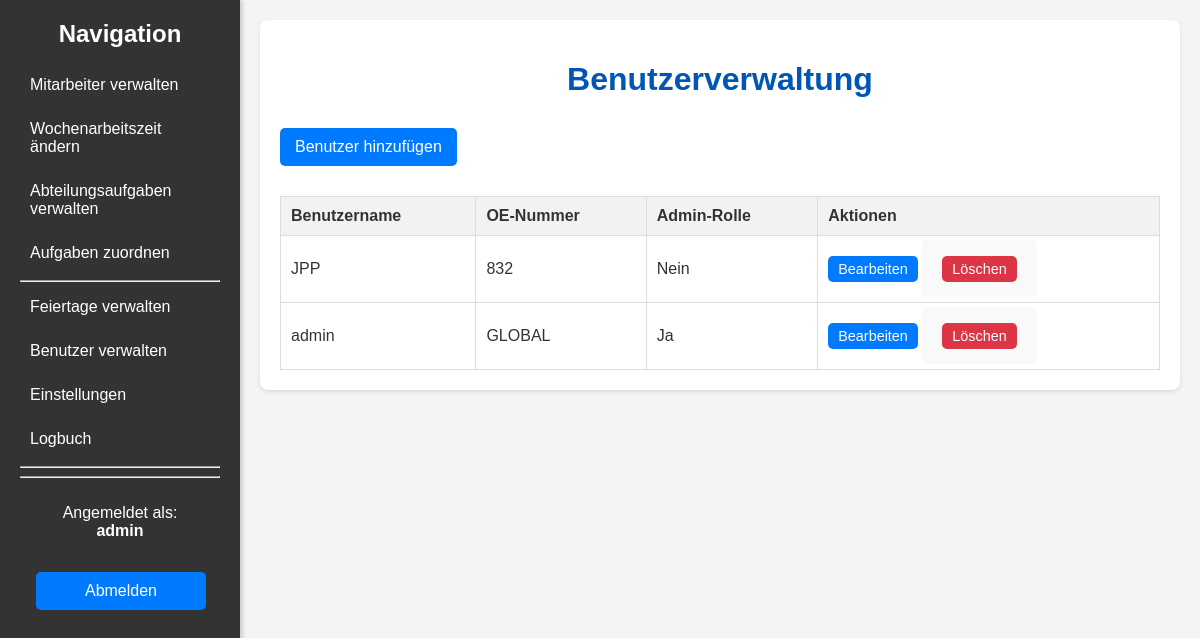
The app's page /admin/users (signed in) with its own data.
### models.py (models this page shows, shortened)
class User(db.Model, UserMixin):
    id = db.Column(db.Integer, primary_key=True)
    username = db.Column(db.String(100), unique=True, nullable=False)
    password_hash = db.Column(db.String(128))
    oe_number = db.Column(db.String(50), nullable=False)
    is_admin = db.Column(db.Boolean, default=False)

### app.py (the view)
@app.route('/admin/users')
@login_required
@admin_required
def user_list():
    users = User.query.order_by(User.username).all()
    return render_template('user_list.html', users=users)

### app.py (called while the page is built)
@login_manager.user_loader
def load_user(user_id):
    return User.query.get(int(user_id))

def admin_required(f):
    @wraps(f)
    def decorated_function(*args, **kwargs):
        if not current_user.is_admin:
            flash('Für diese Aktion sind Administratorrechte erforderlich.', 'danger')
            return redirect(url_for('index'))
        return f(*args, **kwargs)
    return decorated_function

### templates/user_list.html (shortened to what this page needs)
{% extends "base.html" %}
{% block content %}
    <h1>Benutzerverwaltung</h1>
    <a href="{{ url_for('add_user') }}" class="button">Benutzer hinzufügen</a>
    <table>
        <thead>
            <tr>
                <th>Benutzername</th>
                <th>OE-Nummer</th>
                <th>Admin-Rolle</th>
                <th>Aktionen</th>
            </tr>
        </thead>
        <tbody>
            {% for user in users %}
            <tr>
                <td>{{ user.username }}</td>
                <td>{{ user.oe_number }}</td>
                <td>{% if user.is_admin %}Ja{% else %}Nein{% endif %}</td>
                <td>
                    <a href="{{ url_for('edit_user', user_id=user.id) }}" class="button small">Bearbeiten</a>
                    <form action="{{ url_for('delete_user', user_id=user.id) }}" method="post" style="display:inline;">
                        <button type="submit" class="button small delete">Löschen</button>
                    </form>
                </td>
            </tr>
            {% endfor %}
        </tbody>
    </table>
{% endblock %}

### templates/base.html (shortened to what this page needs)
<!DOCTYPE html>
<html lang="de">
<head>
    <link rel="stylesheet" href="{{ url_for('static', filename='style.css') }}">
</head>
<body>
    <div class="wrapper">
        {% block sidebar %}
        <div class="sidebar">
            <h2>Navigation</h2>
            <ul>
                <li><a href="{{ url_for('employees') }}">Mitarbeiter verwalten</a></li>
                <li><a href="{{ url_for('working_hours_changes') }}">Wochenarbeitszeit ändern</a></li>
                <li><a href="{{ url_for('department_tasks') }}">Abteilungsaufgaben verwalten</a></li>
                <li><a href="{{ url_for('assign_tasks') }}">Aufgaben zuordnen</a></li>
                {% if current_user.is_admin %}
                    <hr>
                    <li><a href="{{ url_for('holidays') }}">Feiertage verwalten</a></li>
                    <li><a href="{{ url_for('user_list') }}">Benutzer verwalten</a></li>
                    <li><a href="{{ url_for('settings') }}">Einstellungen</a></li>
                    <li><a href="{{ url_for('logbook') }}">Logbuch</a></li>
                {% endif %}
                <hr>
                <hr>
            </ul>
            <div style="position: relative; top: 10px; width: 100%;">
                 <p style="text-align: center;">Angemeldet als:<br><b>{{ current_user.username }}</b></p>
                 <a href="{{ url_for('logout') }}" class="button" style="width: 70%; margin: 8%;">Abmelden</a>
            </div>
        </div>
        {% endblock %}
        <div class="main-content">
            <div class="container">
                {% block content %}{% endblock %}
            </div>
        </div>
    </div>
</body>
</html>

### static/style.css (style rules this page uses)
body { font-family: Arial, sans-serif; margin: 0; background-color: #f4f4f4; color: #333; }
.wrapper { display: flex; min-height: 100vh; }
.sidebar { width: 200px; background-color: #333; color: white; padding: 20px; box-shadow: 2px 0 5px rgba(0,0,0,0.2); flex-shrink: 0; position: sticky; top: 0; height: 100vh; overflow-y: auto; }
.sidebar h2 { color: white; margin-top: 0; text-align: center; }
.sidebar ul { list-style: none; padding: 0; }
.sidebar ul li { margin-bottom: 10px; }
.sidebar ul li a { text-decoration: none; color: white; display: block; padding: 8px 10px; border-radius: 4px; }
.main-content { flex-grow: 1; padding: 20px; }
.container { max-width: 900px; margin: 0 auto; background-color: #fff; padding: 20px; border-radius: 8px; box-shadow: 0 2px 4px rgba(0, 0, 0, 0.1); }
h1, h2 { color: #0056b3; text-align: center; margin-bottom: 20px; }
table { width: 100%; border-collapse: collapse; margin-top: 20px; }
table, th, td { border: 1px solid #ddd; }
th, td { padding: 10px; text-align: left; }
th { background-color: #f2f2f2; }
.button { display: inline-block; padding: 10px 15px; margin: 10px 0; background-color: #007bff; color: white; text-align: center; text-decoration: none; border-radius: 5px; border: none; cursor: pointer; }
.button.small { padding: 5px 10px; font-size: 0.9em; }
.button.delete { background-color: #dc3545; }
form { background-color: #f9f9f9; padding: 20px; border-radius: 5px; margin-top: 20px; }
form button[type="submit"] { background-color: #28a745; color: white; padding: 10px 20px; border: none; border-radius: 5px; cursor: pointer; font-size: 1em; }

### records on screen
User: username "admin", oe_number "GLOBAL", is_admin "Ja"
User: username "JPP", oe_number "832", is_admin "Nein"
